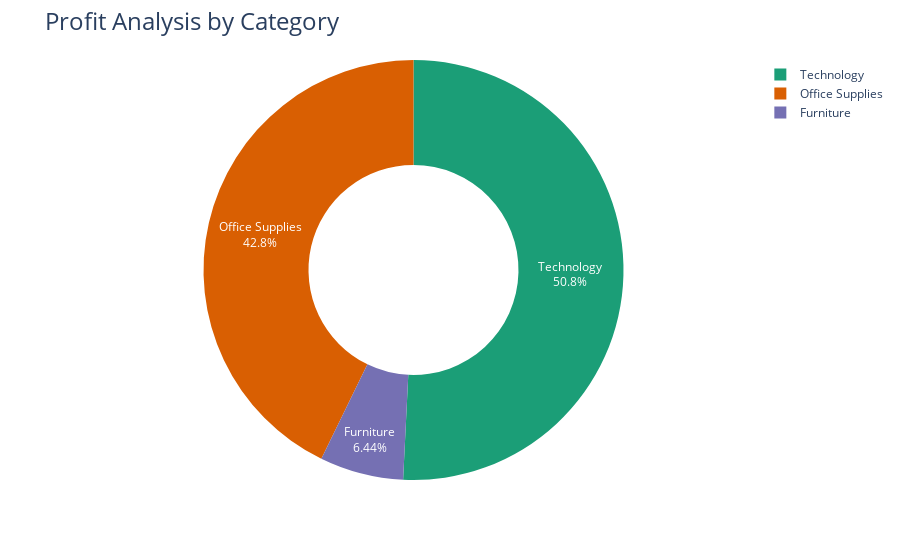

Notebook cell for this chart:
### Markdown cell above
## Profit Analysis by Category

### Code cell
profit_by_category = data.groupby('Category')['Profit'].sum().reset_index()

fig = px.pie(profit_by_category, 
             values='Profit', 
             names='Category', 
             hole=0.5, 
             color_discrete_sequence=px.colors.qualitative.Dark2)

fig.update_traces(textposition='inside', textinfo='percent+label')
fig.update_layout(title_text='Profit Analysis by Category', title_font=dict(size=24))

fig.show()

### Figure 1 — Plotly figure (JSON) as saved in the notebook; plotly's stock layout.template omitted (floating-point values rounded to 4 significant figures)
{"data": [{"domain": {"x": [0, 1], "y": [0, 1]}, "hole": 0.5, "hovertemplate": "Category=%{label}<br>Profit=%{value}<extra></extra>", "labels": ["Furniture", "Office Supplies", "Technology"], "legendgroup": "", "name": "", "showlegend": true, "textinfo": "percent+label", "textposition": "inside", "type": "pie", "values": [18450.0, 122500.0, 145500.0]}], "layout": {"autosize": true, "legend": {"tracegroupgap": 0}, "margin": {"t": 60}, "piecolorway": ["rgb(27,158,119)", "rgb(217,95,2)", "rgb(117,112,179)", "rgb(231,41,138)", "rgb(102,166,30)", "rgb(230,171,2)", "rgb(166,118,29)", "rgb(102,102,102)"], "title": {"font": {"size": 24}, "text": "Profit Analysis by Category"}}}
